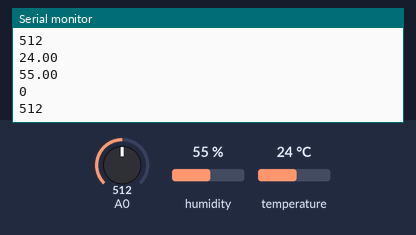
The sketch below on a simulated Arduino Uno, built with avr-gcc and run on an emulated ATmega328P. On the bench: the last lines printed to the serial monitor. Inputs (shaded band) come from the test bench; at power-on: humidity 55 %, A0 = 512, temperature 24 °C.

Above: at 1.8 s.
1.9 s: humidity set to 22 %
At 2.9 s:
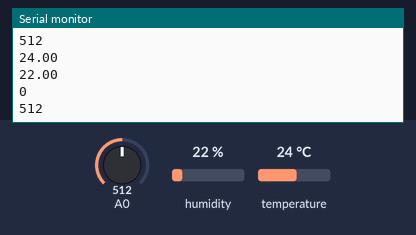
3.4 s: A0 set to 716
At 4.7 s:
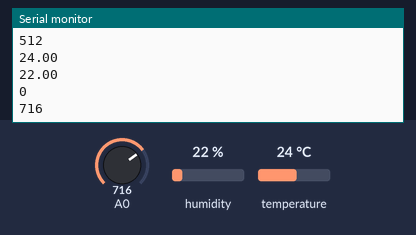
4.9 s: temperature set to 12 °C
6.4 s: A0 set to 900
At 7.7 s:
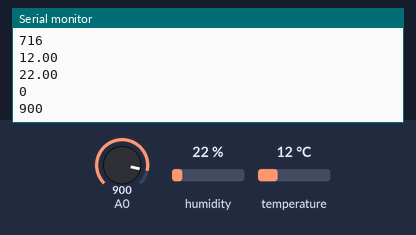
7.9 s: humidity set to 40 %
At 9.1 s:
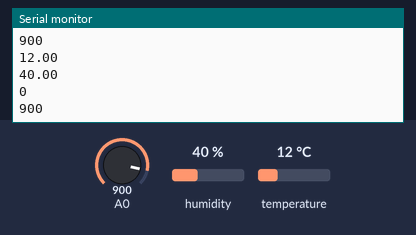
Timing chart, 0 to 10.4 s (numbered marks = the images above; inputs shaded):
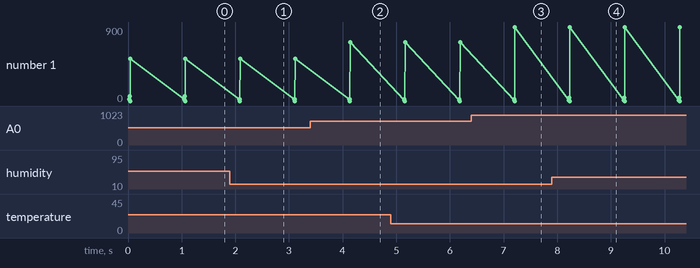

Measured:
- after the input at 1.9 s, the serial monitor: prints a new line after 0.18 s (image 1)
- after the input at 3.4 s, the serial monitor: prints a new line after 0.74 s (image 2)
- after the input at 6.4 s, the serial monitor: prints a new line after 0.81 s (image 3)
- after the input at 7.9 s, the serial monitor: prints a new line after 0.33 s (image 4)
- plotted number 1: 512 → 716 after the input at 3.4 s, 716 → 900 after the input at 6.4 s

The sketch:

EcoHacksProjectArduino.ino
```cpp
#include <dht.h>
dht DHT11;
String temp;
String humid;
int sensorData;
int prData;
void setup() {
  Serial.begin(9600);
  pinMode(A0, INPUT);
}
void loop() {
  int tempdata = DHT11.read11(10);
  Serial.println(DHT11.temperature);
  Serial.println(DHT11.humidity);
  sensorData = analogRead(A0);
  Serial.println(prData);
  Serial.println(sensorData);
  delay(1000);
}
```
